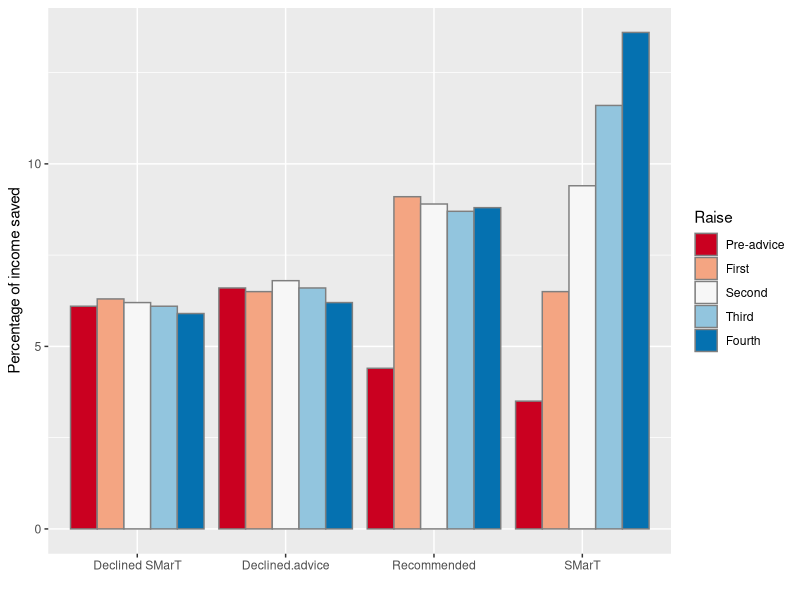

R code for this plot:
## ---- chunk 1
#| label: fig-smart
#| fig-cap: Savings rates for SMarT
#| warning: false

library(ggplot2)
library(dplyr)
library(tidyr)

df <- data.frame( "Raise" = c("Pre-advice", "First", "Second", "Third", "Fourth"),
                  "Declined-advice"=c(6.6, 6.5, 6.8, 6.6, 6.2),
                  "Recommended"=c(4.4, 9.1, 8.9, 8.7, 8.8),
                  "SMarT"= c(3.5, 6.5, 9.4, 11.6, 13.6),
                  "Declined"= c(6.1, 6.3, 6.2, 6.1, 5.9)
                  )

df2 <- df |>
  pivot_longer(!Raise, names_to = "group", values_to ="percentage") |>
  arrange(group) |>
  mutate(Raise=factor(Raise, levels=c("Pre-advice", "First", "Second", "Third", "Fourth")))

df2 <- df2[,c(2,1,3)]

df2 <- df2 |>
  mutate(group = replace(group, group == "No.advice", "Declined advice")) |>
  mutate(group = replace(group, group == "Declined", "Declined SMarT"))

ggplot(df2, aes(group, percentage)) +
  geom_col(aes(group = Raise, fill=Raise), colour = "grey50", position = "dodge")+ 
  labs(x = "", y = "Percentage of income saved") +
  scale_fill_brewer(palette="RdBu")
